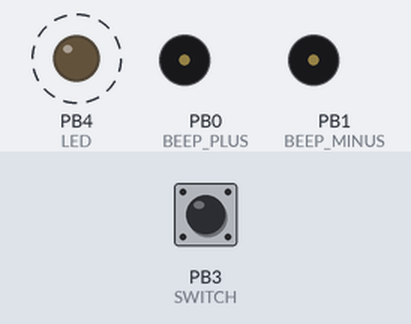
The sketch below on a simulated ATtiny85, built with avr-gcc and run on an emulated ATtiny85. On the bench: output pins drawn as LEDs (lit = HIGH), buzzer (waves = sounding, pin HIGH). Dashed ring = blinking. The inputs (shaded band) are chosen by the test bench; at power-on: PB3 (SWITCH) HIGH. Sleep ends after the set time or at an interrupt.

Above: at 1.1 s.
At 1.6 s:
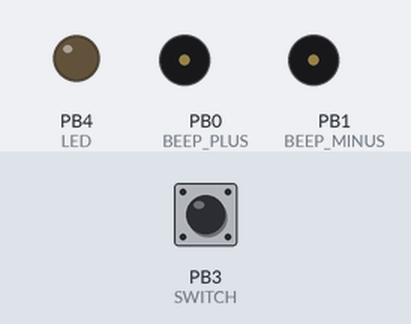
1.7 s: PB3 (SWITCH) pulled LOW for 0.15 s
At 2.2 s:
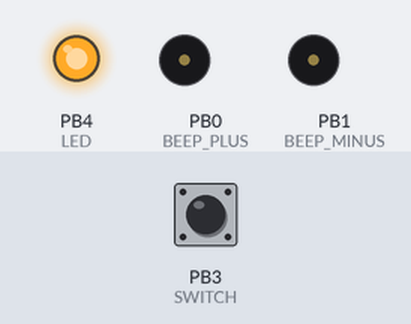
Timing chart, 0 to 10.8 s (numbered marks = the images above; inputs shaded):
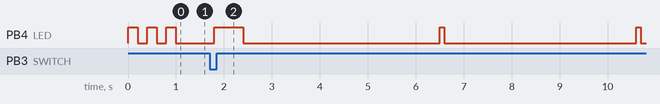

Measured:
- after the input at 1.7 s, PB4 (LED): LOW → HIGH after 0.10 s, then repeats every 4.2 s: LOW 4.1 s, HIGH 0.10 s
- by itself, PB4 (LED): alternates HIGH for 0.20 s and LOW for 0.20 s, 5 changes in all, then stays LOW

The sketch:

EasyOpenWindowAlert.ino
```cpp
// (licence header left out)
/*
 * Attiny85 PINS
 *                ____
 * RESET        -|*   |- 5V
 * SWITCH (PB3) -|    |- (PB2) NOT_USED
 * LED    (PB4) -|    |- (PB1) BEEP_MINUS
 * GND          -|____|- (PB0) BEEP_PLUS
 */


#include <avr/interrupt.h> // needed for the additional interrupt
#include <avr/sleep.h>     // Sleep Modes
#include <avr/io.h>
#include <avr/power.h>
#include "TimerFreeTone.h" // see https://forum.arduino.cc/t/timerfreetone-library-v1-5-play-tones-without-timers-and-therefore-no-conflicts/229448

#define WD_TIMEOUT 4 // watchdog timeout 4 sec

// application parameters
#define DELAY_ALERT 5 // delay between window opening and start of alert in minutes
#define NUM_REPEAT 3  // max. 3 repetitions of the alert.
#define DURATION_ALERT 3 // duration of the alert in seconds

#define NUM_WD (60 * DELAY_ALERT) / WD_TIMEOUT // number of watchdog cycles before alert

#define   F_CPU   1000000UL  // clock rate to make delay(), millis(), micros() work correct

// hardware configuration constants
#define LED PB4
#define SWITCH PB3
#define BEEP_PLUS PB0
#define BEEP_MINUS PB1

#define adc_disable() (ADCSRA &= ~(1<<ADEN)) // disable ADC (before power-off)
#define adc_enable()  (ADCSRA |=  (1<<ADEN)) // re-enable ADC

#define WINDOW_OPEN digitalRead(SWITCH) // window open / input high => digitalRead(SWITCH), window open / input low => !digitalRead(SWITCH)
// interrupt routines
ISR (PCINT0_vect){ // switch interrupt
  // pin change wake up interrupt, do nothing
}

ISR(WDT_vect) { // warchdog interrupt
  // wdt wake up interrupt, do nothing
}

// helper functions
void powerDown() {
  set_sleep_mode(SLEEP_MODE_PWR_DOWN);
  cli();
  sleep_enable();
  sleep_bod_disable();
  sei();
  sleep_cpu();
  sleep_disable();
  sei();
}

void watchdogOff(){
  cli();
  asm("WDR");
  MCUSR &= ~ bit (WDRF);
  WDTCR |= bit (WDCE) | bit (WDE);
  WDTCR = 0x00;
  sei();
}

void configurePinChangeInterrupt() {
  // configure pin change interrupt
  PCMSK  |= bit (PCINT3);  // want pin 3
  GIFR   |= bit (PCIF);    // clear any outstanding interrupts
  GIMSK  |= bit (PCIE);    // enable pin change interrupts
  sei();  // enable interrupts
}

// setup
void setup() {
  //clock_prescale_set(clock_div_8);    // Prescaler 8 => CPU-Clock = 1 MHz, Prescaler 256 => CPU-CLock = 31,25 kHz
  // put your setup code here, to run once:
  pinMode(SWITCH, INPUT);  //  no external pullup / pulldown => pinMode(SWITCH, INPUT_PULLUP);
  pinMode(BEEP_PLUS, OUTPUT);
  pinMode(BEEP_MINUS, OUTPUT);
  pinMode(LED, OUTPUT);

  // short blink at startup to inidicate readyness.
  digitalWrite(LED, HIGH);
  delay (200);
  digitalWrite(LED, LOW);
  delay (200);
}

// main loop
void loop() {
  // sleep and use pin change interrupt to wake up
  // double blink before going to sleep
  for (int i = 0; i<2; i++) {
    digitalWrite(LED, HIGH);
    delay(200);
    digitalWrite(LED, LOW);
    delay(200);
  }
  adc_disable();
  configurePinChangeInterrupt();
  powerDown();
  GIMSK  &= ~bit (PCIE);      // disable pin change interrupt. do not wake up by pin change if waiting for watchdog is active
  //cli();                    // wake up here, disable interrupts
  delay (100);                // avoid bouncing contacts

  digitalWrite(LED, HIGH);
  if (WINDOW_OPEN)
    delay(2000);
  else
    delay(500);
  digitalWrite(LED, LOW);

  for (int repeat = 0; repeat < NUM_REPEAT; repeat++) {  // repeat alert max. NUM_REPEAT times
    // delay alert in sleeping mode with watchdog timeout interrupt
    for (int num_wd_cycle = 0; num_wd_cycle < NUM_WD; num_wd_cycle++) { // number of times the watchdog timer delays the alert
      if (WINDOW_OPEN) {
        // flash LED
        digitalWrite(LED, HIGH);
        delay (100);
        digitalWrite(LED, LOW);
        //sei();                          // enable ISR
        WDTCR = bit (WDIE) | bit (WDP3); // | bit (WDP0);  // watchdog time 4s
        MCUCR = bit (SE) + bit (SM1);   // select power down mode
        sleep_cpu();                    // goto sleep
        //cli();                          //wake up here, disable interrupts
      }
      else break;
    }

    if (WINDOW_OPEN) {
      //for (int freq = 2000; freq < 3000; freq += 10) {
      for (int i = 0; i < DURATION_ALERT; i++) {
        if (WINDOW_OPEN) {
          // Alarm on + blink LED
          digitalWrite(LED, HIGH);
          TimerFreeTone(BEEP_PLUS, BEEP_MINUS, 2000, 500);
          digitalWrite(LED, LOW);
          delay (500);
        }
        else break;
      }
    }
    else break;
  }
  watchdogOff();
}
```
